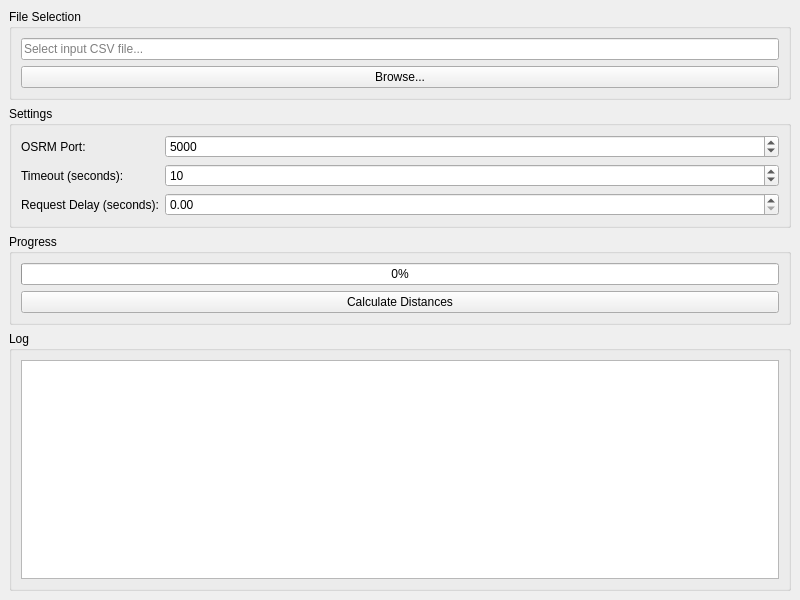
<?xml version="1.0" encoding="UTF-8"?>
<ui version="4.0">
 <class>MainWindow</class>
 <widget class="QMainWindow" name="MainWindow">
  <property name="geometry">
   <rect>
    <x>0</x>
    <y>0</y>
    <width>800</width>
    <height>600</height>
   </rect>
  </property>
  <property name="windowTitle">
   <string>OSRM Distance Calculator</string>
  </property>
  <widget class="QWidget" name="centralwidget">
   <layout class="QVBoxLayout" name="verticalLayout">
    <item>
     <widget class="QGroupBox" name="file_group">
      <property name="title">
       <string>File Selection</string>
      </property>
      <layout class="QVBoxLayout" name="file_layout">
       <item>
        <widget class="QLineEdit" name="file_path_edit">
         <property name="placeholderText">
          <string>Select input CSV file...</string>
         </property>
        </widget>
       </item>
       <item>
        <widget class="QPushButton" name="browse_button">
         <property name="text">
          <string>Browse...</string>
         </property>
        </widget>
       </item>
      </layout>
     </widget>
    </item>
    <item>
     <widget class="QGroupBox" name="settings_group">
      <property name="title">
       <string>Settings</string>
      </property>
      <layout class="QFormLayout" name="formLayout">
       <item row="0" column="0">
        <widget class="QLabel" name="label">
         <property name="text">
          <string>OSRM Port:</string>
         </property>
        </widget>
       </item>
       <item row="0" column="1">
        <widget class="QSpinBox" name="port_spin">
         <property name="minimum">
          <number>1</number>
         </property>
         <property name="maximum">
          <number>65535</number>
         </property>
         <property name="value">
          <number>5000</number>
         </property>
        </widget>
       </item>
       <item row="1" column="0">
        <widget class="QLabel" name="label_2">
         <property name="text">
          <string>Timeout (seconds):</string>
         </property>
        </widget>
       </item>
       <item row="1" column="1">
        <widget class="QSpinBox" name="timeout_spin">
         <property name="minimum">
          <number>1</number>
         </property>
         <property name="maximum">
          <number>60</number>
         </property>
         <property name="value">
          <number>10</number>
         </property>
        </widget>
       </item>
       <item row="2" column="0">
        <widget class="QLabel" name="label_3">
         <property name="text">
          <string>Request Delay (seconds):</string>
         </property>
        </widget>
       </item>
       <item row="2" column="1">
        <widget class="QDoubleSpinBox" name="delay_spin">
         <property name="minimum">
          <double>0.000000</double>
         </property>
         <property name="maximum">
          <double>5.000000</double>
         </property>
         <property name="value">
          <double>0.000000</double>
         </property>
        </widget>
       </item>
      </layout>
     </widget>
    </item>
    <item>
     <widget class="QGroupBox" name="progress_group">
      <property name="title">
       <string>Progress</string>
      </property>
      <layout class="QVBoxLayout" name="verticalLayout_2">
       <item>
        <widget class="QProgressBar" name="progress_bar">
         <property name="value">
          <number>0</number>
         </property>
        </widget>
       </item>
       <item>
        <widget class="QPushButton" name="calculate_button">
         <property name="text">
          <string>Calculate Distances</string>
         </property>
        </widget>
       </item>
      </layout>
     </widget>
    </item>
    <item>
     <widget class="QGroupBox" name="log_group">
      <property name="title">
       <string>Log</string>
      </property>
      <layout class="QVBoxLayout" name="verticalLayout_3">
       <item>
        <widget class="QTextEdit" name="log_text">
         <property name="readOnly">
          <bool>true</bool>
         </property>
         <property name="lineWrapMode">
          <enum>QTextEdit::NoWrap</enum>
         </property>
        </widget>
       </item>
      </layout>
     </widget>
    </item>
   </layout>
  </widget>
 </widget>
 <resources/>
 <connections/>
</ui>
